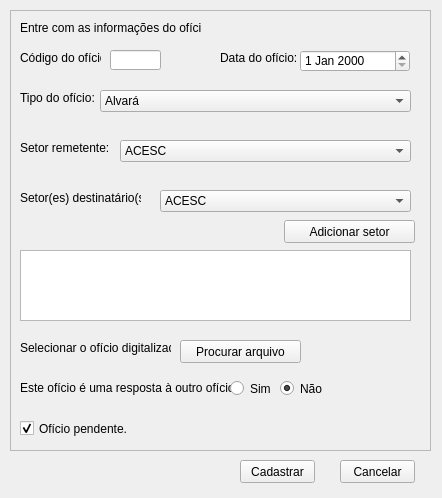
<?xml version="1.0" encoding="UTF-8"?>
<ui version="4.0">
 <class>Cadastro</class>
 <widget class="QWidget" name="Cadastro">
  <property name="windowModality">
   <enum>Qt::ApplicationModal</enum>
  </property>
  <property name="geometry">
   <rect>
    <x>0</x>
    <y>0</y>
    <width>442</width>
    <height>498</height>
   </rect>
  </property>
  <property name="windowTitle">
   <string>Cadastrar Ofício</string>
  </property>
  <widget class="QFrame" name="frame">
   <property name="geometry">
    <rect>
     <x>10</x>
     <y>10</y>
     <width>421</width>
     <height>441</height>
    </rect>
   </property>
   <property name="frameShape">
    <enum>QFrame::StyledPanel</enum>
   </property>
   <property name="frameShadow">
    <enum>QFrame::Raised</enum>
   </property>
   <widget class="QLineEdit" name="lineEdit">
    <property name="geometry">
     <rect>
      <x>100</x>
      <y>40</y>
      <width>51</width>
      <height>20</height>
     </rect>
    </property>
   </widget>
   <widget class="QLabel" name="label">
    <property name="geometry">
     <rect>
      <x>10</x>
      <y>40</y>
      <width>81</width>
      <height>16</height>
     </rect>
    </property>
    <property name="text">
     <string>Código do ofício:</string>
    </property>
   </widget>
   <widget class="QLabel" name="label_2">
    <property name="geometry">
     <rect>
      <x>10</x>
      <y>10</y>
      <width>181</width>
      <height>16</height>
     </rect>
    </property>
    <property name="text">
     <string>Entre com as informações do ofício:</string>
    </property>
   </widget>
   <widget class="QLabel" name="label_3">
    <property name="geometry">
     <rect>
      <x>210</x>
      <y>40</y>
      <width>81</width>
      <height>16</height>
     </rect>
    </property>
    <property name="text">
     <string>Data do ofício:</string>
    </property>
   </widget>
   <widget class="QDateEdit" name="dateEdit">
    <property name="geometry">
     <rect>
      <x>290</x>
      <y>40</y>
      <width>110</width>
      <height>22</height>
     </rect>
    </property>
   </widget>
   <widget class="QLabel" name="label_4">
    <property name="geometry">
     <rect>
      <x>10</x>
      <y>80</y>
      <width>81</width>
      <height>16</height>
     </rect>
    </property>
    <property name="text">
     <string>Tipo do ofício:</string>
    </property>
   </widget>
   <widget class="QComboBox" name="comboBox">
    <property name="geometry">
     <rect>
      <x>90</x>
      <y>80</y>
      <width>311</width>
      <height>22</height>
     </rect>
    </property>
    <item>
     <property name="text">
      <string>Alvará</string>
     </property>
    </item>
    <item>
     <property name="text">
      <string>Comunicação</string>
     </property>
    </item>
    <item>
     <property name="text">
      <string>Jurídico</string>
     </property>
    </item>
    <item>
     <property name="text">
      <string>Patrocínio</string>
     </property>
    </item>
    <item>
     <property name="text">
      <string>Precatório</string>
     </property>
    </item>
    <item>
     <property name="text">
      <string>Requerimento</string>
     </property>
    </item>
    <item>
     <property name="text">
      <string>Rogatória</string>
     </property>
    </item>
    <item>
     <property name="text">
      <string>Solicitação</string>
     </property>
    </item>
    <item>
     <property name="text">
      <string>Outros</string>
     </property>
    </item>
   </widget>
   <widget class="QLabel" name="label_5">
    <property name="geometry">
     <rect>
      <x>10</x>
      <y>130</y>
      <width>91</width>
      <height>16</height>
     </rect>
    </property>
    <property name="text">
     <string>Setor remetente:</string>
    </property>
   </widget>
   <widget class="QComboBox" name="comboBox_2">
    <property name="geometry">
     <rect>
      <x>110</x>
      <y>130</y>
      <width>291</width>
      <height>22</height>
     </rect>
    </property>
    <item>
     <property name="text">
      <string>ACESC</string>
     </property>
    </item>
    <item>
     <property name="text">
      <string>Agência do Trabalhador</string>
     </property>
    </item>
    <item>
     <property name="text">
      <string>Departamento de Recursos Humanos</string>
     </property>
    </item>
    <item>
     <property name="text">
      <string>Divisão de Desenvolvimento de Pessoal</string>
     </property>
    </item>
    <item>
     <property name="text">
      <string>Divisão de Folha, Registro e Cadastro</string>
     </property>
    </item>
    <item>
     <property name="text">
      <string>Divisão de Medicina e Segurança do Trabalho</string>
     </property>
    </item>
    <item>
     <property name="text">
      <string>FUNDETEC</string>
     </property>
    </item>
    <item>
     <property name="text">
      <string>Guarda Patrimonial</string>
     </property>
    </item>
    <item>
     <property name="text">
      <string>Secretaria de Ação Comunitária</string>
     </property>
    </item>
    <item>
     <property name="text">
      <string>Secretaria de Administração</string>
     </property>
    </item>
    <item>
     <property name="text">
      <string>Secretaria de Agricultura</string>
     </property>
    </item>
    <item>
     <property name="text">
      <string>Secretaria de Assistência Social</string>
     </property>
    </item>
    <item>
     <property name="text">
      <string>Secretaria de Assuntos Jurídicos</string>
     </property>
    </item>
    <item>
     <property name="text">
      <string>Secretaria de Cultura</string>
     </property>
    </item>
    <item>
     <property name="text">
      <string>Secretaria de Desenvolvimento Econômico</string>
     </property>
    </item>
    <item>
     <property name="text">
      <string>Secretaria de Educação</string>
     </property>
    </item>
    <item>
     <property name="text">
      <string>Secretaria de Esporte e Lazer</string>
     </property>
    </item>
    <item>
     <property name="text">
      <string>Secretaria de Finanças</string>
     </property>
    </item>
    <item>
     <property name="text">
      <string>Secretaria de Governo</string>
     </property>
    </item>
    <item>
     <property name="text">
      <string>Secretaria de Obras Públicas</string>
     </property>
    </item>
    <item>
     <property name="text">
      <string>Secretaria de Planejamento</string>
     </property>
    </item>
    <item>
     <property name="text">
      <string>Secretaria de Saúde</string>
     </property>
    </item>
    <item>
     <property name="text">
      <string>Secretaria do Meio Ambiente</string>
     </property>
    </item>
   </widget>
   <widget class="QPushButton" name="pb_findOficio">
    <property name="geometry">
     <rect>
      <x>170</x>
      <y>330</y>
      <width>121</width>
      <height>23</height>
     </rect>
    </property>
    <property name="text">
     <string>Procurar arquivo</string>
    </property>
   </widget>
   <widget class="QLabel" name="label_6">
    <property name="geometry">
     <rect>
      <x>10</x>
      <y>330</y>
      <width>151</width>
      <height>16</height>
     </rect>
    </property>
    <property name="text">
     <string>Selecionar o ofício digitalizado:</string>
    </property>
   </widget>
   <widget class="QTableView" name="tableView">
    <property name="geometry">
     <rect>
      <x>10</x>
      <y>240</y>
      <width>391</width>
      <height>71</height>
     </rect>
    </property>
   </widget>
   <widget class="QLabel" name="label_7">
    <property name="geometry">
     <rect>
      <x>10</x>
      <y>180</y>
      <width>121</width>
      <height>16</height>
     </rect>
    </property>
    <property name="text">
     <string>Setor(es) destinatário(s):</string>
    </property>
   </widget>
   <widget class="QComboBox" name="comboBox_3">
    <property name="geometry">
     <rect>
      <x>150</x>
      <y>180</y>
      <width>251</width>
      <height>22</height>
     </rect>
    </property>
    <item>
     <property name="text">
      <string>ACESC</string>
     </property>
    </item>
    <item>
     <property name="text">
      <string>Agência do Trabalhador</string>
     </property>
    </item>
    <item>
     <property name="text">
      <string>Departamento de Recursos Humanos</string>
     </property>
    </item>
    <item>
     <property name="text">
      <string>Divisão de Desenvolvimento de Pessoal</string>
     </property>
    </item>
    <item>
     <property name="text">
      <string>Divisão de Folha, Registro e Cadastro</string>
     </property>
    </item>
    <item>
     <property name="text">
      <string>Divisão de Medicina e Segurança do Trabalho</string>
     </property>
    </item>
    <item>
     <property name="text">
      <string>FUNDETEC</string>
     </property>
    </item>
    <item>
     <property name="text">
      <string>Guarda Patrimonial</string>
     </property>
    </item>
    <item>
     <property name="text">
      <string>Secretaria de Ação Comunitária</string>
     </property>
    </item>
    <item>
     <property name="text">
      <string>Secretaria de Administração</string>
     </property>
    </item>
    <item>
     <property name="text">
      <string>Secretaria de Agricultura</string>
     </property>
    </item>
    <item>
     <property name="text">
      <string>Secretaria de Assistência Social</string>
     </property>
    </item>
    <item>
     <property name="text">
      <string>Secretaria de Assuntos Jurídicos</string>
     </property>
    </item>
    <item>
     <property name="text">
      <string>Secretaria de Cultura</string>
     </property>
    </item>
    <item>
     <property name="text">
      <string>Secretaria de Desenvolvimento Econômico</string>
     </property>
    </item>
    <item>
     <property name="text">
      <string>Secretaria de Educação</string>
     </property>
    </item>
    <item>
     <property name="text">
      <string>Secretaria de Esporte e Lazer</string>
     </property>
    </item>
    <item>
     <property name="text">
      <string>Secretaria de Finanças</string>
     </property>
    </item>
    <item>
     <property name="text">
      <string>Secretaria de Governo</string>
     </property>
    </item>
    <item>
     <property name="text">
      <string>Secretaria de Obras Públicas</string>
     </property>
    </item>
    <item>
     <property name="text">
      <string>Secretaria de Planejamento</string>
     </property>
    </item>
    <item>
     <property name="text">
      <string>Secretaria de Saúde</string>
     </property>
    </item>
    <item>
     <property name="text">
      <string>Secretaria do Meio Ambiente</string>
     </property>
    </item>
   </widget>
   <widget class="QPushButton" name="pushButton_4">
    <property name="geometry">
     <rect>
      <x>274</x>
      <y>210</y>
      <width>131</width>
      <height>23</height>
     </rect>
    </property>
    <property name="text">
     <string>Adicionar setor</string>
    </property>
   </widget>
   <widget class="QLabel" name="label_8">
    <property name="geometry">
     <rect>
      <x>10</x>
      <y>370</y>
      <width>211</width>
      <height>16</height>
     </rect>
    </property>
    <property name="text">
     <string>Este ofício é uma resposta à outro ofício?</string>
    </property>
   </widget>
   <widget class="QRadioButton" name="radioButton">
    <property name="geometry">
     <rect>
      <x>220</x>
      <y>370</y>
      <width>82</width>
      <height>17</height>
     </rect>
    </property>
    <property name="text">
     <string>Sim</string>
    </property>
   </widget>
   <widget class="QRadioButton" name="radioButton_2">
    <property name="geometry">
     <rect>
      <x>270</x>
      <y>370</y>
      <width>82</width>
      <height>17</height>
     </rect>
    </property>
    <property name="text">
     <string>Não</string>
    </property>
    <property name="checked">
     <bool>true</bool>
    </property>
   </widget>
   <widget class="QCheckBox" name="checkBox">
    <property name="geometry">
     <rect>
      <x>10</x>
      <y>410</y>
      <width>111</width>
      <height>17</height>
     </rect>
    </property>
    <property name="text">
     <string>Ofício pendente.</string>
    </property>
    <property name="checked">
     <bool>true</bool>
    </property>
   </widget>
  </widget>
  <widget class="QPushButton" name="pushButton">
   <property name="geometry">
    <rect>
     <x>340</x>
     <y>460</y>
     <width>75</width>
     <height>23</height>
    </rect>
   </property>
   <property name="text">
    <string>Cancelar</string>
   </property>
  </widget>
  <widget class="QPushButton" name="pushButton_2">
   <property name="geometry">
    <rect>
     <x>240</x>
     <y>460</y>
     <width>75</width>
     <height>23</height>
    </rect>
   </property>
   <property name="text">
    <string>Cadastrar</string>
   </property>
  </widget>
 </widget>
 <resources/>
 <connections/>
</ui>
